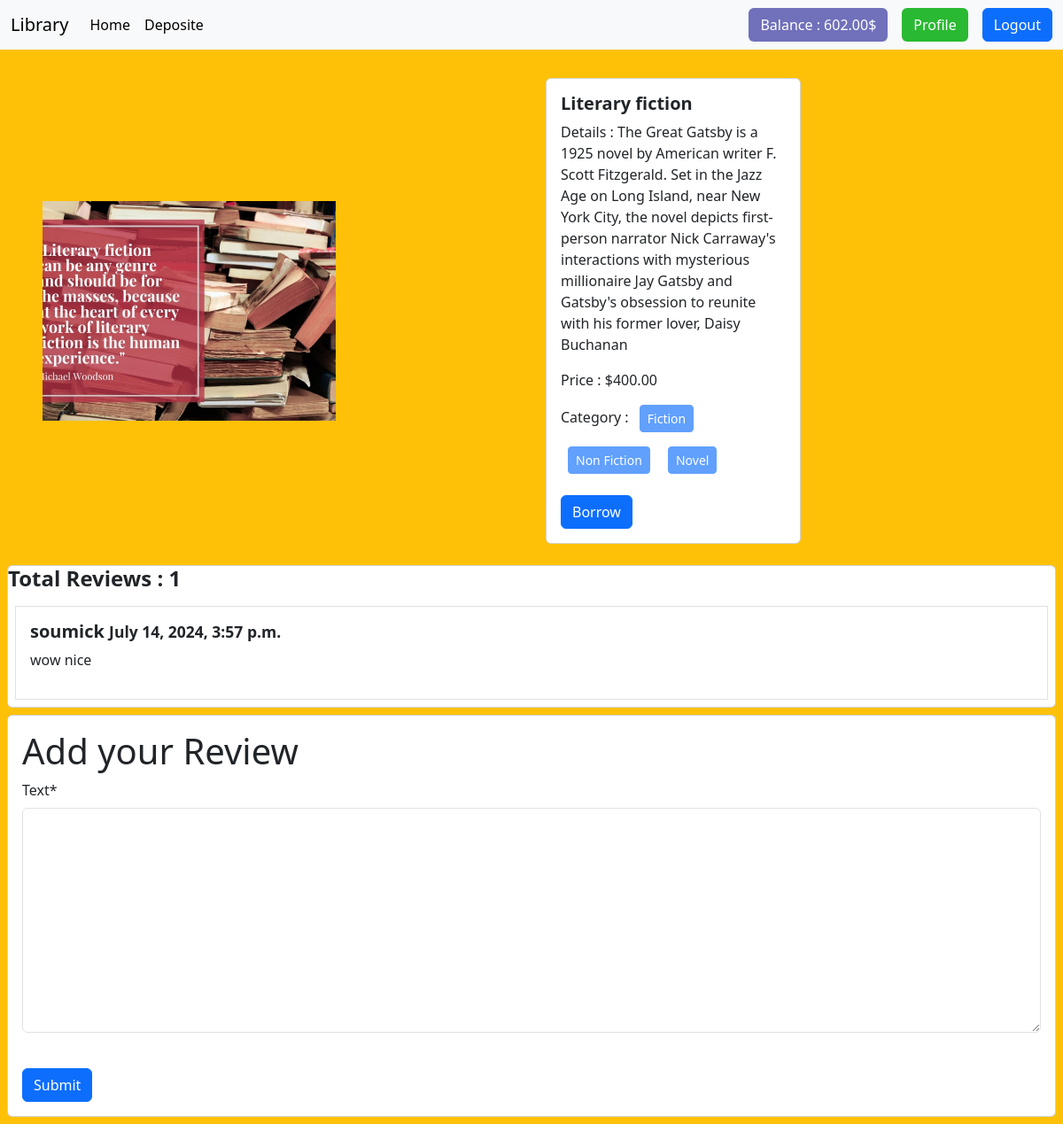
The app's page /book/details/1/ (signed in) with its own data.
### account/models.py (models this page shows, shortened)
class UserLibraryAccount(models.Model):
    user = models.OneToOneField(User, related_name='account', on_delete=models.CASCADE)
    account_no = models.IntegerField(unique=True)
    birth_date = models.DateField(null=True, blank=True)
    initial_deposite_date = models.DateField(auto_now_add=True)
    balance = models.DecimalField(default=0, max_digits=12, decimal_places=2)

### book/models.py (models this page shows, shortened)
class BookModel(models.Model):
    title = models.CharField(max_length=100)
    description = models.TextField()
    image = models.ImageField(upload_to='./book./media./uploads./')
    borrowing_price = models.DecimalField(max_digits=10, decimal_places=2)
    categories = models.ManyToManyField(CategoryBooks)

class Comment(models.Model):
    book = models.ForeignKey(BookModel, on_delete=models.CASCADE,related_name='comments')
    user = models.ForeignKey(User, on_delete=models.CASCADE)
    text = models.TextField()
    created_at = models.DateTimeField(auto_now_add=True)

### category/models.py (models this page shows, shortened)
class CategoryBooks(models.Model):
    name = models.CharField(max_length=100)
    slug = models.SlugField(max_length=100)

### book/views.py (the view)
# urls.py: path('details/<int:id>/', views.DetailPostView, name='detail_book'),
def DetailPostView(request, id):
    book = BookModel.objects.get(pk=id)
    comments = models.Comment.objects.filter(book=book)
    borrow_book = False
    if request.user.is_authenticated:
        borrow_book = BorrowBook.objects.filter(user=request.user, book=book).exists()
    if request.method == 'POST' and borrow_book:
        form = forms.CommentForm(data=request.POST)
        if form.is_valid():
            comment = form.save(commit=False)
            comment.user = request.user
            comment.book = book
            comment.save()
            return redirect('detail_book', id)
    else:
        form = forms.CommentForm()
    return render(request, 'book_details.html', {'book': book,'borrowed': borrow_book,'comment_form': form, 'comments': comments})

### book/forms.py
class CommentForm(forms.ModelForm):
    class Meta:
        model = models.Comment
        fields = ['text']

### book/templates/book_details.html (shortened to what this page needs)
{% extends 'base.html' %}
{% load crispy_forms_tags %}
{% load static %}
{% block content %}
<div class="col-12 d-flex flex-wrap  px-5 pt-3 align-items-center">
    <div class="col-6">
        <img src="{{book.image.url}}" style="width: 60%;" alt="">
    </div>
    <div class="col-6">
        <div class="card d-flex flex-wrap m-3" style="width: 18rem;">
            <div class="card-body">
                <h5 class="card-title" style="font-weight: bold;">{{book.title}}</h5>
                <p class="card-text">Details : {{book.description}}</p>
                <p class="card-title">Price : ${{book.borrowing_price}}</p>
                <p>
                    Category : {% for cat in book.categories.all %}
                    <button class="btn btn-primary btn-sm m-2" disabled> {{cat.name}} </button>
                    {% endfor %}
                </p>
                {% if request.user.is_authenticated %}
                <form method="POST" action="{% url 'borrow_book' book.id %}">
                    <button class="btn btn-primary" type="submit">Borrow</button>
                </form>
                {% endif %}
            </div>
        </div>
    </div>
</div>
<div class="card m-2">
    <h4 style="font-weight: bold;padding: 3;">Total Reviews : {{comments|length}}</h4>
    {% for comment in comments %}
    <div class="card-body border m-2">
        <h5 style="font-weight: bold;">{{comment.user.username}}  <small>{{comment.created_at}}</small> </h5>
        <p>{{comment.text}}</p>
    </div>
    {% endfor %}
</div>
{% if request.user.is_authenticated %}
{% if borrowed %}
<div class="card m-2">
    <div class="card-body">
        <h1>Add your Review</h1>
        <form method="POST">
            {{comment_form | crispy}}
            <br>
            <button type="submit" class="btn btn-primary">Submit</button>
        </form>
    </div>
</div>
{% endif %}
{% endif %}
{% endblock %}

### templates/base.html (shortened to what this page needs)
<!doctype html>
<html lang="en">
<head>
  <link href="https://cdn.jsdelivr.net/npm/bootstrap@5.3.3/dist/css/bootstrap.min.css" rel="stylesheet"
>
</head>
<body style="background-color: #FFC107;">
  <nav class="navbar navbar-expand-lg bg-body-tertiary">
    <div class="container-fluid">
      <a class="navbar-brand" href="#">Library</a>
      <div class="collapse navbar-collapse" id="navbarTogglerDemo03">
        <ul class="navbar-nav me-auto mb-2 mb-lg-0">
          <li class="nav-item">
            <a class="nav-link active" aria-current="page" href="{% url 'home' %}">Home</a>
          </li>
          {% if request.user.is_authenticated %}
          <li class="nav-item">
            <a class="nav-link active" aria-current="page" href="{% url 'deposite' %}">Deposite</a>
          </li>
          {% endif %}
        </ul>
        <div class="d-flex gap-3" >
          {% if request.user.is_authenticated %}
          <button class="btn text-white" style="background-color:rgb(112, 112, 187);" >Balance : {{request.user.account.balance}}$ </button>
          <a class="btn  text-white" style="background-color: #29b932;" href="{% url 'profile' %}">Profile</a>
          <form method="POST" action="{% url 'logout' %}">
            <button class="btn btn-primary text-white">Logout</button>
          </form>
          {% else %}
          <a class="btn  text-white" style="background-color: #29b932;" href="{% url 'register' %}">Register</a>
          <a class="btn btn-primary text-white" href="{% url 'login' %}">Login</a>
          {% endif %}
        </div>
      </div>
    </div>
  </nav>
  {% block content %}{% endblock %}
</body>
</html>

### records on screen
BookModel: image (picture), title "Literary fiction", description "The Great Gatsby is a 1925 novel by American writer F. Scott Fitzgerald. Set in the Jazz Age on Long Island, near New York City, the novel depicts first-person narrator Nick Carraway's interactions with mysterious millionaire Jay Gatsby and Gatsby's obsession to reunite with his former lover, Daisy Buchanan", borrowing_price "400.00"
CategoryBooks: name "Fiction"
CategoryBooks: name "Non Fiction"
CategoryBooks: name "Novel"
Comment: user.username "soumick", created_at "July 14, 2024, 3:57 p.m.", text "wow nice"

### other values on screen
{{ request.user.account.balance }} "602.00"
{{ comments|length }} "1"
